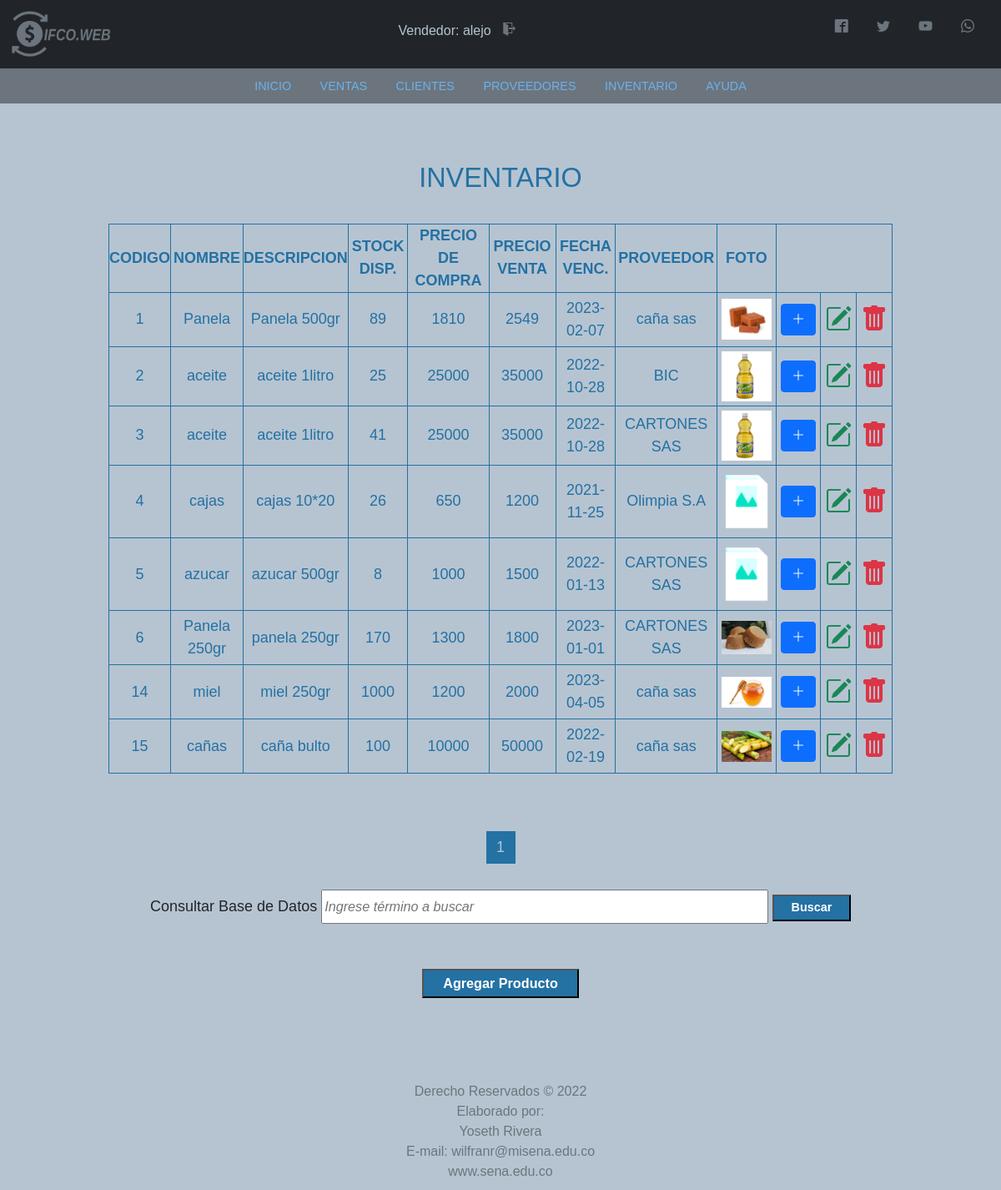
The app's page /Vista/html/inventarios.php (signed in) with its own data.
### tables this page shows
CREATE TABLE `usuario` (
  `codUsuario` int(11) NOT NULL,
  `id` varchar(20) DEFAULT NULL,
  `tipoId` varchar(11) DEFAULT NULL,
  `nombre` varchar(50) DEFAULT NULL,
  `direccion` text NOT NULL,
  `telefono` varchar(20) NOT NULL,
  `correo` varchar(100) DEFAULT NULL,
  `usuario` varchar(15) DEFAULT NULL,
  `clave` varchar(100) DEFAULT NULL,
  `rol` varchar(20) DEFAULT NULL
);

CREATE TABLE `producto` (
  `codproducto` int(11) NOT NULL,
  `nombre` varchar(50) DEFAULT NULL,
  `descripcion` varchar(100) DEFAULT NULL,
  `proveedor` int(11) DEFAULT NULL,
  `costo` decimal(11,0) DEFAULT NULL,
  `precio` decimal(11,0) DEFAULT NULL,
  `cantidad` int(11) DEFAULT NULL,
  `date_add` datetime NOT NULL DEFAULT current_timestamp(),
  `fechaVencimiento` date NOT NULL,
  `usuario_id` int(11) NOT NULL,
  `estatus` int(11) NOT NULL DEFAULT 1,
  `foto` text DEFAULT NULL
);

CREATE TABLE `proveedor` (
  `codproveedor` int(11) NOT NULL,
  `id` varchar(20) DEFAULT NULL,
  `tipoIdProveedor` varchar(3) DEFAULT NULL,
  `proveedor` varchar(100) DEFAULT NULL,
  `contacto` varchar(100) DEFAULT NULL,
  `telefono` varchar(20) DEFAULT NULL,
  `direccion` text DEFAULT NULL,
  `correo` varchar(100) NOT NULL
);

### Vista/html/inventarios.php (the view, shortened to what this page needs)
<?php
include '../../includes/conexion.php';
include '../../includes/header.php';
include '../../includes/nav.php';
include '../../includes/script.php';
if ($_SESSION['rol'] == 'Administrador' || $_SESSION['rol'] == 'Vendedor' || $_SESSION['rol'] == 'Superusuario') {
?>
    <!DOCTYPE html>
    <html lang="es">
    <head>
        <link rel="stylesheet" href="estilos.css">
        <link rel="stylesheet" href="font.css">
    </head>
    <body>
        <div class="container-tabla-usuarios">
            <h1>INVENTARIO</h1><br>
            <table class="tabla-usuarios">
                <th>CODIGO</th>
                <th>NOMBRE</th>
                <th>DESCRIPCION</th>
                <th>STOCK DISP.</th>
                <th>PRECIO DE COMPRA</th>
                <th>PRECIO VENTA</th>
                <th>FECHA VENC.</th>
                <th>PROVEEDOR</th>
                <th>FOTO</th>
                <?php
                $sql_register = mysqli_query($conexion, "SELECT COUNT(*) as total_registro FROM producto");
                $result_register = mysqli_fetch_array($sql_register);
                $total_registro = $result_register['total_registro'];
                $por_pagina = 10;
                if (empty($_GET['pagina'])) {
                    $pagina = 1;
                } else {
                    $pagina = $_GET['pagina'];
                }
                $desde = ($pagina - 1) * $por_pagina;
                $total_paginas = ceil($total_registro / $por_pagina);
                $query = mysqli_query($conexion, "SELECT p.codproducto, p.nombre, p.descripcion, p.cantidad, p.costo, p.precio, p.fechaVencimiento, pr.proveedor, p.foto FROM producto p INNER JOIN proveedor pr ON p.proveedor = pr.codproveedor WHERE p.estatus = 1 ORDER BY codproducto LIMIT $desde, $por_pagina");
                $result = mysqli_num_rows($query);
                if ($result > 0) {
                    while ($data = mysqli_fetch_array($query)) {
                        if ($data['foto'] != 'img_producto.png') {
                            $foto = '../img/uploads/' . $data['foto'];
                        } else {
                            $foto = '../img/uploads/img_producto.png';
                        }
                ?>
                        <tr>
                            <td><?php echo $data['codproducto'] ?></td>
                            <td><?php echo $data['nombre'] ?></td>
                            <td><?php echo $data['descripcion'] ?></td>
                            <td class="celCantidad"><?php echo $data['cantidad'] ?></td>
                            <td class="celCosto"><?php echo $data['costo'] ?></td>
                            <td><?php echo $data['precio'] ?></td>
                            <td><?php echo $data['fechaVencimiento'] ?></td>
                            <td><?php echo $data['proveedor'] ?></td>
                            <td><a href="<?php echo $foto; ?>" target="blank"><img src="<?php echo $foto; ?>" alt="<?php echo $data['nombre'] ?>" width="60px"></a></td>
                            <td>
                                <button type="button" class="btn btn-primary add_product" product="<?php echo $data['codproducto']; ?>" data-bs-toggle="modal" data-bs-target="#exampleModal">
                                    <i class="bi bi-plus-lg"></i>
                                </button>
        </div>
        </td>
        <td><a href="edit_product.php?usr=<?php echo $data['codproducto'] ?>"><i class="bi bi-pencil-square" style="font-size: 2rem; color: #198754;"></i></a></td>
        <td><a href="../../Controlador/delete_product.php?usr=<?php echo $data['codproducto'] ?>"><i class="bi bi-trash-fill" style="font-size: 2rem; color: #dc3545;"></i></a></td>
        </tr>
<?php
                    }
                }
?>
</table><br><br>
<div class="paginador">
    <ul>
        <?php
        for ($i = 1; $i <= $total_paginas; $i++) {
            if ($i == $pagina) {
                echo '<li class="pageSelected" >' . $i . '</li>';
            } else {
                echo '<li><a href="?pagina=' . $i . '">' . $i . '</a></li>';
            }
        }
        ?>
    </ul>
</div>
<form action="search_product.php" method="GET">
    <label id="buscar" for="buscar">Consultar Base de Datos </label>
    <input type="text" class="control-buscar" id="busqueda" name="search" placeholder="Ingrese término a buscar">
    <input class="btn-buscar" type="submit" value="Buscar" name="buscar"><br><br><br>
</form>
<a href="new_product2.php"><input class="btn-crear" type="button" value="Agregar Producto"></a>
    </body>
<?php include '../../includes/footer.php';
} else {
    echo '<script>
            UserNoAccess()
        </script>';
}
?>
    </html>

### includes/header.php (shortened to what this page needs)
<?php
include 'conexion.php';
$id = $_SESSION['id'];
$sentence = "SELECT nombre, rol, codUsuario FROM usuario WHERE id = '" . $id . "' ";
$result = $conexion->query($sentence);
$row = $result->fetch_assoc();
?>
<!DOCTYPE html>
<html lang="es">
<head>
    <link rel="stylesheet" href="../css/estilos.css">
    <link rel="stylesheet" href="../../font.css">
</head>
<body>
    <nav class="navbar navbar-dark bg-dark">
        <div class="container-fluid">
            <a class="navbar-brand" href="panel_principal.php"><img src="../img/LOGO_gris.png" alt="logo" width="130px"></a>
            <h4 id="user">
                <?php
                echo utf8_decode($row['rol']);
                echo ": ";
                echo utf8_decode($row['nombre']);
                ?>
                <a href="../../Controlador/exit.php" class="icon-salir icon-exit"></a>
            </h4>
            <div class="redes">
                <ul>
                    <li>
                        <a href="https://es-es.facebook.com/" class="icon icon-facebook2" target="blank"></a>
                        <a href="https://twitter.com/" class="icon icon-twitter" target="blank"></a>
                        <a href="https://www.youtube.com/" class="icon icon-youtube" target="blank"></a>
                        <a href="https://www.whatsapp.com" class="icon icon-whatsapp" target="blank"></a>
                    </li>
                </ul>
            </div>
        </div>
    </nav>
</body>
</html>

### Vista/css/estilos.css (style rules this page uses)
* { margin: 0; padding: 0; }
body { background-color: #b6c4d1 !important; font-family: Zona Pro, Sans-Serif; }
#user { color: #b6c4d1; font-size: medium; }
.icon { color: #6c757d; text-decoration: none; padding: 10px; margin-right: 10px; }
.icon-salir { color: #6c757d; text-decoration: none; padding: 10px; margin-right: 10px; }
.container-tabla-usuarios { display: block; padding: 10px; margin-left: 10%; margin-top: 5%; width: 80%; text-align: center; font-size: large; }
.container-tabla-usuarios h1 { color: #2471A3; font-size: 1.8em; }
.tabla-usuarios { width: 100%; height: 100%; color: #2471A3; border: solid #2471A3 1px; }
.tabla-usuarios tr th { border: solid #2471A3 1px; }
.tabla-usuarios td { border: solid #2471A3 1px; height: 20px; padding: 5px; }
.btn-buscar { width: 10%; height: 2.2em; background-color: #2471A3; color: white; font-size: 0.8em; cursor: pointer; font-weight: bold; }
.control-buscar { font-size: 0.9em; width: 57%; font-style: italic; padding: 6px 2px; }
.btn-crear { width: 20%; height: 2.2em; background-color: #2471A3; color: white; font-size: 0.9em; cursor: pointer; font-weight: bold; }
.paginador ul { padding: 15px; list-style: none; display: flex; justify-content: center; }
.paginador a, .pageSelected { color: #2471A3; border: solid #2471A3 1px; padding: 5px; display: inline-block; text-align: center; width: 35px; text-decoration: none; }
.pageSelected { background-color: #2471A3; color: #b6c4d1; }

### records on screen
usuario: rol "Vendedor", nombre "alejo"
producto: codproducto "1", nombre "Panela", descripcion "Panela 500gr", cantidad "89", costo "1810", precio "2549", fechaVencimiento "2023-02-07", proveedor.proveedor "caña sas", foto (picture)
producto: codproducto "2", nombre "aceite", descripcion "aceite 1litro", cantidad "25", costo "25000", precio "35000", fechaVencimiento "2022-10-28", proveedor.proveedor "BIC", foto+nombre (picture)
producto: codproducto "3", nombre "aceite", descripcion "aceite 1litro", cantidad "41", costo "25000", precio "35000", fechaVencimiento "2022-10-28", proveedor.proveedor "CARTONES SAS", foto+nombre (picture)
producto: codproducto "4", nombre "cajas", descripcion "cajas 10*20", cantidad "26", costo "650", precio "1200", fechaVencimiento "2021-11-25", proveedor.proveedor "Olimpia S.A", foto (picture)
producto: codproducto "5", nombre "azucar", descripcion "azucar 500gr", cantidad "8", costo "1000", precio "1500", fechaVencimiento "2022-01-13", proveedor.proveedor "CARTONES SAS", foto (picture)
producto: codproducto "6", nombre "Panela 250gr", descripcion "panela 250gr", cantidad "170", costo "1300", precio "1800", fechaVencimiento "2023-01-01", proveedor.proveedor "CARTONES SAS", foto (picture)
producto: codproducto "14", nombre "miel", descripcion "miel 250gr", cantidad "1000", costo "1200", precio "2000", fechaVencimiento "2023-04-05", proveedor.proveedor "caña sas", foto (picture)
producto: codproducto "15", nombre "cañas", descripcion "caña bulto", cantidad "100", costo "10000", precio "50000", fechaVencimiento "2022-02-19", proveedor.proveedor "caña sas", foto (picture)
